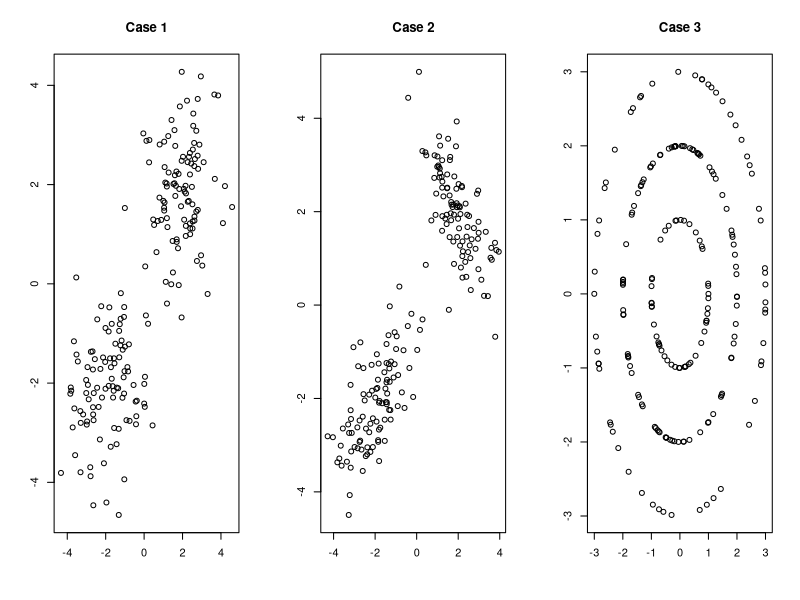

Source code (R):
## ---- chunk 1
set.seed(185)
library("MASS")
N <- 200
rho <- 3/4
data1 <- matrix(rnorm(N*2, mean = -2), nrow = N) + matrix((runif(N) < 0.5),nrow = N) %*% matrix(c(4,4),nrow = 1)
data2 <- rbind(mvrnorm(N/2, mu = c(-2,-2), Sigma = matrix(c(1,rho,rho,1),nrow = 2)),
               mvrnorm(N/2, mu = c(2,2), Sigma = matrix(c(1,-rho,-rho,1),nrow = 2)))
data3 <- matrix(rnorm(N*2), nrow = N)
data3 <- diag(1 + (runif(N) < 0.5) + (runif(N) < 0.5)) %*% diag(1/sqrt(diag(data3 %*% t(data3)))) %*% data3
par(mfrow = c(1,3))
plot(data1, xlab = '', ylab = '', main = "Case 1")
plot(data2, xlab = '', ylab = '', main = "Case 2")
plot(data3, xlab = '', ylab = '', main = "Case 3")
## ---- chunk 2

## ---- chunk 3

